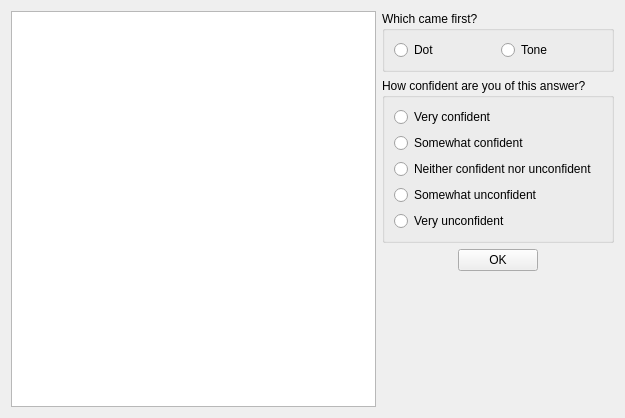
<?xml version="1.0" encoding="UTF-8"?>
<ui version="4.0">
 <class>Form</class>
 <widget class="QWidget" name="Form">
  <property name="geometry">
   <rect>
    <x>0</x>
    <y>0</y>
    <width>625</width>
    <height>418</height>
   </rect>
  </property>
  <property name="windowTitle">
   <string>Temporal Order Judgement Experiment</string>
  </property>
  <layout class="QHBoxLayout" name="horizontalLayout">
   <item>
    <layout class="QHBoxLayout" name="globalLayout">
     <item>
      <widget class="QGraphicsView" name="graphicsView"/>
     </item>
     <item>
      <layout class="QVBoxLayout" name="optionsLayout">
       <item>
        <widget class="QGroupBox" name="whichCameFirst">
         <property name="title">
          <string>Which came first?</string>
         </property>
         <layout class="QHBoxLayout" name="horizontalLayout_2">
          <item>
           <widget class="QRadioButton" name="rbDot">
            <property name="text">
             <string>Dot</string>
            </property>
           </widget>
          </item>
          <item>
           <widget class="QRadioButton" name="rbTone">
            <property name="text">
             <string>Tone</string>
            </property>
           </widget>
          </item>
         </layout>
        </widget>
       </item>
       <item>
        <widget class="QGroupBox" name="howConfident">
         <property name="title">
          <string>How confident are you of this answer?</string>
         </property>
         <layout class="QVBoxLayout" name="verticalLayout">
          <item>
           <widget class="QRadioButton" name="rbConf5">
            <property name="text">
             <string>Very confident</string>
            </property>
           </widget>
          </item>
          <item>
           <widget class="QRadioButton" name="rbConf4">
            <property name="text">
             <string>Somewhat confident</string>
            </property>
           </widget>
          </item>
          <item>
           <widget class="QRadioButton" name="rbConf3">
            <property name="text">
             <string>Neither confident nor unconfident</string>
            </property>
           </widget>
          </item>
          <item>
           <widget class="QRadioButton" name="rbConf2">
            <property name="text">
             <string>Somewhat unconfident</string>
            </property>
           </widget>
          </item>
          <item>
           <widget class="QRadioButton" name="rbConf1">
            <property name="text">
             <string>Very unconfident</string>
            </property>
           </widget>
          </item>
         </layout>
        </widget>
       </item>
       <item>
        <layout class="QHBoxLayout" name="okButton">
         <item>
          <widget class="QPushButton" name="btOk">
           <property name="sizePolicy">
            <sizepolicy hsizetype="Fixed" vsizetype="Fixed">
             <horstretch>0</horstretch>
             <verstretch>0</verstretch>
            </sizepolicy>
           </property>
           <property name="text">
            <string>OK</string>
           </property>
          </widget>
         </item>
        </layout>
       </item>
       <item>
        <spacer name="verticalSpacer">
         <property name="orientation">
          <enum>Qt::Vertical</enum>
         </property>
         <property name="sizeHint" stdset="0">
          <size>
           <width>20</width>
           <height>40</height>
          </size>
         </property>
        </spacer>
       </item>
      </layout>
     </item>
    </layout>
   </item>
  </layout>
 </widget>
 <resources/>
 <connections/>
</ui>
